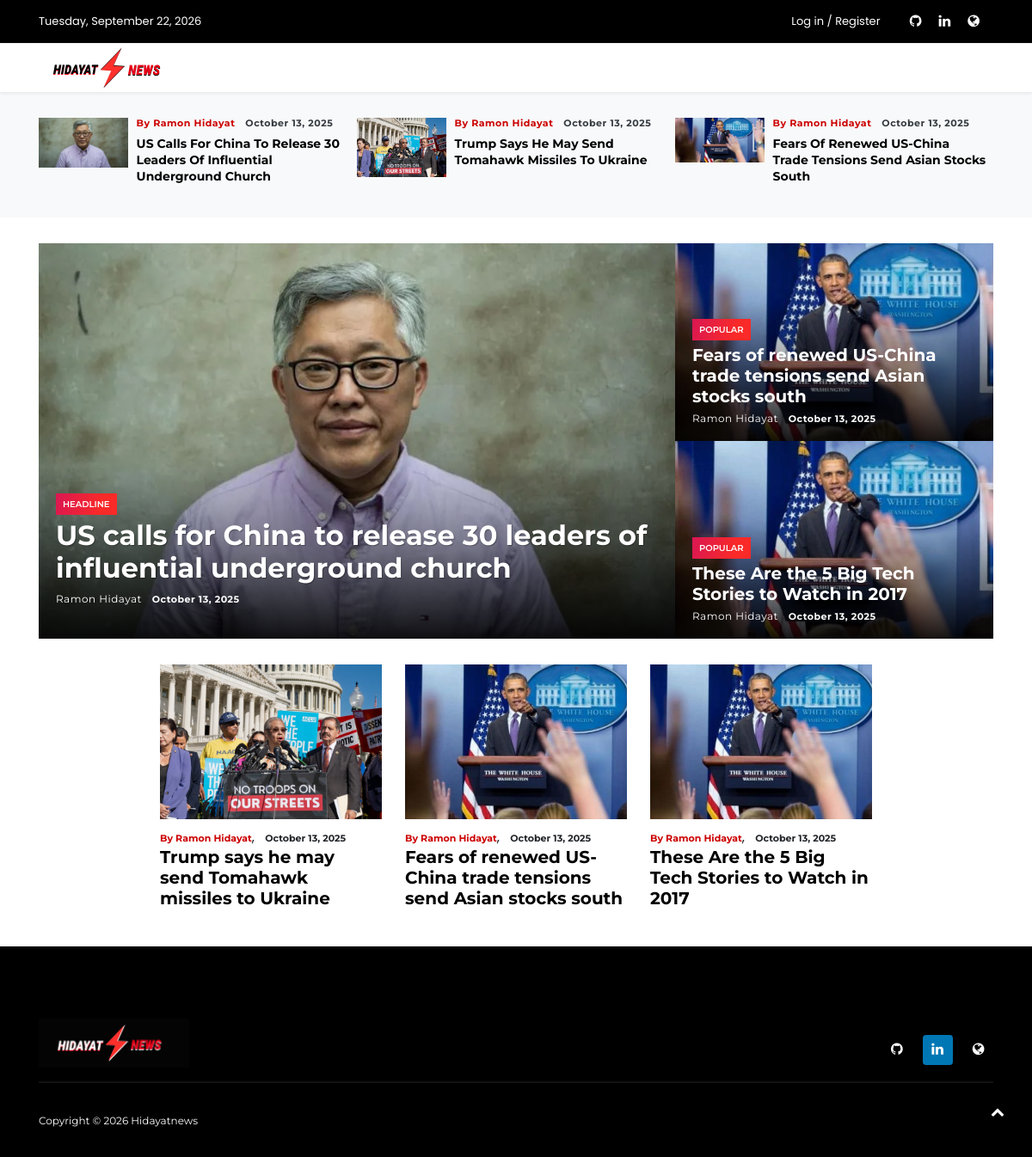
The page / on the database its author committed.
### tables this page shows
CREATE TABLE `posts` (
  `id` int(11) UNSIGNED NOT NULL,
  `title` varchar(200) NOT NULL,
  `slug` varchar(200) NOT NULL,
  `image` varchar(255) DEFAULT NULL,
  `body` mediumtext NOT NULL,
  `status` enum('draft','published') NOT NULL DEFAULT 'draft',
  `published_at` datetime DEFAULT NULL,
  `author_id` int(11) UNSIGNED NOT NULL,
  `created_at` datetime NOT NULL DEFAULT current_timestamp(),
  `updated_at` datetime NOT NULL DEFAULT current_timestamp() ON UPDATE current_timestamp()
);

CREATE TABLE `users` (
  `id` int(11) UNSIGNED NOT NULL,
  `uuid` char(36) NOT NULL,
  `username` varchar(50) NOT NULL,
  `email` varchar(100) NOT NULL,
  `avatar` varchar(255) DEFAULT NULL,
  `password` varchar(255) NOT NULL,
  `fullname` varchar(100) NOT NULL,
  `role` enum('admin','editor') NOT NULL DEFAULT 'editor',
  `status` enum('active','inactive') NOT NULL DEFAULT 'active',
  `last_login` datetime DEFAULT NULL,
  `created_at` datetime NOT NULL DEFAULT current_timestamp(),
  `updated_at` datetime NOT NULL DEFAULT current_timestamp() ON UPDATE current_timestamp()
);

### application/controllers/Home.php (called while the page is built, shortened)
<?php
class Home extends CI_Controller {
  public function __construct() {
    $this->load->model('Post_model');
    $this->load->library('pagination');
    $this->load->helper(['url','text','app']);
  }
  public function index() {
    $title   = 'Hidayatnews';
    $perPage = 9;
    $page   = (int) $this->input->get('page');
    $page   = $page > 0 ? $page : 1;
    $offset = ($page - 1) * $perPage;
    $total = $this->db->where('status','published')->count_all_results('posts');
    $config['base_url']            = site_url();
    $config['first_url']           = site_url();
    $config['total_rows']          = $total;
    $config['per_page']            = $perPage;
    $config['page_query_string']   = TRUE;
    $config['query_string_segment']= 'page';
    $config['num_links']           = 2;
    $config['full_tag_open']   = '<nav aria-label="Page navigation"><ul class="pagination justify-content-center">';
    $config['full_tag_close']  = '</ul></nav>';
    $config['attributes']      = ['class' => 'page-link'];
    $config['first_link']      = 'Pertama';
    $config['last_link']       = 'Terakhir';
    $config['next_link']       = '>';
    $config['prev_link']       = '<';
    $config['first_tag_open']  = '<li class="page-item">';
    $config['first_tag_close'] = '</li>';
    $config['last_tag_open']   = '<li class="page-item">';
    $config['last_tag_close']  = '</li>';
    $config['next_tag_open']   = '<li class="page-item">';
    $config['next_tag_close']  = '</li>';
    $config['prev_tag_open']   = '<li class="page-item">';
    $config['prev_tag_close']  = '</li>';
    $config['cur_tag_open']    = '<li class="page-item active"><span class="page-link">';
    $config['cur_tag_close']   = '</span></li>';
    $config['num_tag_open']    = '<li class="page-item">';
    $config['num_tag_close']   = '</li>';
    $this->pagination->initialize($config);
    $data = [
      'title'      => $title,
      'meta'       => ['description' => 'Update berita terbaru dari HIDAYATNEWS.'],
      'posts'      => $this->Post_model->all_public($perPage, $offset),
      'pagination' => $this->pagination->create_links(),
    ];
    $this->load->view('home/index', $data);
  }
}

### index.php (called while the page is built, shortened)
<?php
require_once BASEPATH.'core/CodeIgniter.php';

### application/helpers/assets_helper.php (called while the page is built)
<?php defined('BASEPATH') OR exit('No direct script access allowed');
if (!function_exists('front_asset')) {
  function front_asset($path) {
    $path = ltrim($path, '/');
    $file = FCPATH.'public/front/'.$path;
    $url  = base_url('public/front/'.$path);
    $ver  = is_file($file) ? filemtime($file) : (config_item('app_version') ?: time());
    return $url.'?v='.$ver;
  }
}

### application/models/Post_model.php (called while the page is built, shortened)
<?php
class Post_model extends CI_Model {
  private $table = 'posts';
  public function all_public($limit=10, $offset=0) {
    return $this->db
      ->select('posts.*, posts.image as cover_image, users.fullname as author_name, users.avatar as author_avatar')
      ->from($this->table)
      ->join('users','users.id = posts.author_id','left')
      ->where('posts.status','published')
      ->order_by('posts.published_at','desc')
      ->limit($limit,$offset)
      ->get()->result();
  }
}

### application/helpers/app_helper.php (called while the page is built, shortened)
<?php
function thumb_path($path) {
  $thumb = str_replace('/covers/', '/covers/thumbs/', $path);
  $abs   = FCPATH.$thumb;
  return is_file($abs) ? $thumb : $path;
}

### application/views/home/index.php (the view, shortened to what this page needs)
<?php
$this->load->view('_partials/public_header', compact('title','meta'));
$posts         = $posts ?? [];
$rest          = array_slice($posts, 1);
$trending      = array_slice($posts, 0, 6);
$popular_left  = array_slice($posts, 0, 2);
$popular_right = array_slice($posts, 2, 2);
function img_post($p, $ratio = '16x9', $full = false) {
  $ph = $ratio === '21x9' ? 'images/placeholder-21x9.jpg' : 'images/placeholder-16x9.jpg';
  if (!empty($p->cover_image)) {
    $path = $full ? $p->cover_image : (function_exists('thumb_path') ? thumb_path($p->cover_image) : $p->cover_image);
    return base_url($path);
  }
  return base_url('public/front/'.$ph);
}
?>
<section class="bg-light">
  <div class="container">
    <div class="row">
      <div class="col-md-12">
        <div class="wrapp__list__article-responsive wrapp__list__article-responsive-carousel">
          <?php if (!empty($trending)): foreach ($trending as $p): ?>
            <div class="item">
              <div class="card__post card__post-list">
                <div class="image-sm">
                  <a href="<?= site_url('news/'.$p->slug) ?>">
                    <img src="<?= img_post($p, '16x9') ?>" class="img-fluid" alt="<?= htmlspecialchars($p->title) ?>">
                  </a>
                </div>
                <div class="card__post__body">
                  <div class="card__post__content">
                    <div class="card__post__author-info mb-2">
                      <ul class="list-inline">
                        <li class="list-inline-item"><span class="text-primary">by <?= htmlspecialchars($p->author_name ?? 'Redaksi') ?></span></li>
                        <li class="list-inline-item"><span class="text-dark text-capitalize"><?= date('F d, Y', strtotime($p->published_at)) ?></span></li>
                      </ul>
                    </div>
                    <div class="card__post__title">
                      <h6><a href="<?= site_url('news/'.$p->slug) ?>"><?= htmlspecialchars($p->title) ?></a></h6>
                    </div>
                  </div>
                </div>
              </div>
            </div>
          <?php endforeach; else: ?>
            <p class="p-3">Belum ada berita.</p>
          <?php endif; ?>
        </div>
      </div>
    </div>
  </div>
</section>
<section>
  <div class="popular__news-header">
    <div class="container">
      <div class="row no-gutters">
        <div class="col-md-8">
          <div class="card__post-carousel">
            <?php if (!empty($popular_left)): foreach ($popular_left as $p): ?>
              <div class="item">
                <div class="card__post">
                  <div class="card__post__body">
                    <a href="<?= site_url('news/'.$p->slug) ?>">
                      <img src="<?= img_post($p, '21x9', true) ?>" class="img-fluid" alt="<?= htmlspecialchars($p->title) ?>">
                    </a>
                    <div class="card__post__content bg__post-cover">
                      <div class="card__post__category">headline</div>
                      <div class="card__post__title">
                        <h2><a href="<?= site_url('news/'.$p->slug) ?>"><?= htmlspecialchars($p->title) ?></a></h2>
                      </div>
                      <div class="card__post__author-info">
                        <ul class="list-inline">
                          <li class="list-inline-item"><a href="#"><?= htmlspecialchars($p->author_name ?? 'Redaksi') ?></a></li>
                          <li class="list-inline-item"><span><?= date('F d, Y', strtotime($p->published_at)) ?></span></li>
                        </ul>
                      </div>
                    </div>
                  </div>
                </div>
              </div>
            <?php endforeach; endif; ?>
          </div>
        </div>
        <div class="col-md-4">
          <div class="popular__news-right">
            <?php if (!empty($popular_right)): foreach ($popular_right as $p): ?>
              <div class="card__post">
                <div class="card__post__body card__post__transition">
                  <a href="<?= site_url('news/'.$p->slug) ?>">
                    <img src="<?= img_post($p, '16x9', true) ?>" class="img-fluid" alt="<?= htmlspecialchars($p->title) ?>">
                  </a>
                  <div class="card__post__content bg__post-cover">
                    <div class="card__post__category">popular</div>
                    <div class="card__post__title">
                      <h5><a href="<?= site_url('news/'.$p->slug) ?>"><?= htmlspecialchars($p->title) ?></a></h5>
                    </div>
                    <div class="card__post__author-info">
                      <ul class="list-inline">
                        <li class="list-inline-item"><a href="#"><?= htmlspecialchars($p->author_name ?? 'Redaksi') ?></a></li>
                        <li class="list-inline-item"><span><?= date('F d, Y', strtotime($p->published_at)) ?></span></li>
                      </ul>
                    </div>
                  </div>
                </div>
              </div>
            <?php endforeach; endif; ?>
          </div>
        </div>
      </div>
    </div>
  </div>
  <div class="popular__news-header-carousel">
    <div class="container">
      <div class="row">
        <div class="col-lg-12">
          <div class="top__news__slider">
            <?php if (!empty($rest)): foreach (array_slice($rest, 0, 6) as $p): ?>
              <div class="item">
                <div class="article__entry">
                  <div class="article__image">
                    <a href="<?= site_url('news/'.$p->slug) ?>">
                      <img src="<?= img_post($p, '16x9') ?>" alt="<?= htmlspecialchars($p->title) ?>" class="img-fluid">
                    </a>
                  </div>
                  <div class="article__content">
                    <ul class="list-inline">
                      <li class="list-inline-item"><span class="text-primary">by <?= htmlspecialchars($p->author_name ?? 'Redaksi') ?></span>,</li>
                      <li class="list-inline-item"><span><?= date('F d, Y', strtotime($p->published_at)) ?></span></li>
                    </ul>
                    <h5><a href="<?= site_url('news/'.$p->slug) ?>"><?= htmlspecialchars($p->title) ?></a></h5>
                  </div>
                </div>
              </div>
            <?php endforeach; else: ?>
              <div class="item"><div class="p-3">Belum ada berita lain.</div></div>
            <?php endif; ?>
          </div>
        </div>
      </div>
    </div>
  </div>
</section>
<?php
$this->load->view('_partials/public_footer');

### application/views/_partials/public_header.php (shortened to what this page needs)
<?php
  $CI =& get_instance();
  $isLoggedIn = (bool) $CI->session->userdata('user_id');
?>
<!doctype html>
<html lang="en">
<head>
  <link href="<?= front_asset('css/styles.css') ?>" rel="stylesheet">
</head>
<body>
<header class="bg-light">
  <div class="topbar d-none d-sm-block">
    <div class="container ">
      <div class="row">
        <div class="col-sm-12 col-md-5">
          <div class="topbar-left">
            <div class="topbar-text">
              <?= date('l, F d, Y') ?>
            </div>
          </div>
        </div>
        <div class="col-sm-12 col-md-7">
          <div class="list-unstyled topbar-right">
            <ul class="topbar-link">
							<?php if ($isLoggedIn): ?>
								<li><a href="<?= site_url('dashboard') ?>" title="">Dashboard</a></li>
							<?php else: ?>
								<li><a href="<?= site_url('login') ?>" title="">Log in / Register</a></li>
							<?php endif; ?>
            </ul>
            <ul class="topbar-sosmed">
              <li><a href="https://github.com/Hidayatmramon" aria-label="GitHub"><i class="fa fa-github"></i></a></li>
              <li><a href="https://www.linkedin.com/in/ramon-hidayat/" aria-label="LinkedIn"><i class="fa fa-linkedin"></i></a></li>
              <li><a href="https://www.hidayatmramon.com" aria-label="Website"><i class="fa fa-globe"></i></a></li>
            </ul>
          </div>
        </div>
      </div>
    </div>
  </div>
  <div class="navigation-wrap navigation-shadow bg-white">
    <nav class="navbar navbar-hover navbar-expand-lg navbar-soft">
      <div class="container">
        <figure class="mb-0 mx-auto">
          <a href="<?= site_url('home') ?>" aria-label="Hidayatnews Home">
            <img src="<?= base_url('public/logo/logo.png') ?>" alt="Hidayatnews" class="img-fluid logo">
          </a>
        </figure>
      </div>
    </nav>
  </div>
</header>

### application/views/_partials/public_footer.php (shortened to what this page needs)
<section class="wrapper__section p-0">
  <div class="wrapper__section__components">
    <footer>
      <div class="wrapper__footer bg__footer-dark pb-0">
        <div class="container">
          <div class="mt-4">
            <div class="row">
              <div class="col-md-4">
                <figure class="image-logo">
                  <img src="<?= base_url('public/logo/logo2.png') ?>" alt="Hidayatnews" class="logo-footer">
                </figure>
              </div>
              <div class="col-md-8 my-auto ">
                <div class="social__media">
                  <ul class="list-inline">
                    <li class="list-inline-item"><a href="https://github.com/Hidayatmramon" class="btn btn-social rounded text-white github" aria-label="GitHub"><i class="fa fa-github"></i></a></li>
                    <li class="list-inline-item"><a href="https://www.linkedin.com/in/ramon-hidayat/" class="btn btn-social rounded text-white linkedin" aria-label="LinkedIn"><i class="fa fa-linkedin"></i></a></li>
                    <li class="list-inline-item"><a href="https://www.hidayatmramon.com" class="btn btn-social rounded text-white globe" aria-label="Website"><i class="fa fa-globe"></i></a></li>
                  </ul>
                </div>
              </div>
            </div>
          </div>
        </div>
      </div>
      <div class="wrapper__footer-bottom bg__footer-dark">
        <div class="container ">
          <div class="row">
            <div class="col-md-12">
              <div class="border-top-1 bg__footer-bottom-section">
                <ul class="list-inline">
                  <li class="list-inline-item">
                    <span>Copyright © <?= date('Y') ?> Hidayatnews</span>
                  </li>
                </ul>
              </div>
            </div>
          </div>
        </div>
      </div>
    </footer>
  </div>
</section>
<a href="javascript:" id="return-to-top" aria-label="Back to top"><i class="fa fa-chevron-up"></i></a>
</body>
</html>

### rows shown on the page
posts: image (picture), author.fullname "Ramon Hidayat", published_at "October 13, 2025", title "US Calls For China To Release 30 Leaders Of Influential Underground Church", title "US calls for China to release 30 leaders of influential underground church"
posts: image (picture), author.fullname "Ramon Hidayat", published_at "October 13, 2025", title "Trump Says He May Send Tomahawk Missiles To Ukraine", title "Trump says he may send Tomahawk missiles to Ukraine"
posts: image (picture), author.fullname "Ramon Hidayat", published_at "October 13, 2025", title "Fears Of Renewed US-China Trade Tensions Send Asian Stocks South", title "Fears of renewed US-China trade tensions send Asian stocks south"
posts: image (picture), title "These Are the 5 Big Tech Stories to Watch in 2017", author.fullname "Ramon Hidayat", published_at "October 13, 2025"
